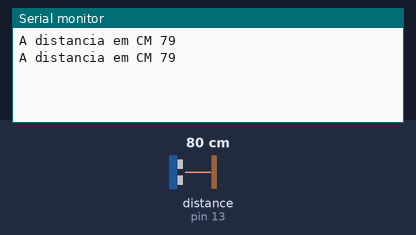
Bench run of a sketch on a simulated Arduino Uno, built with avr-gcc and run on an emulated ATmega328P. Parts: the last lines printed to the serial monitor. Wiring (inferred from the names in the program): ultrasonic range finder: trigger pin 12; echo pin 13. Inputs (shaded band) come from the test bench; at power-on: distance to the obstacle (sensor on pin 13) 80 cm. The echo pulse lasts 58.3 µs per cm.

Above: at 1.8 s.
1.9 s: distance to the obstacle (sensor on pin 13) set to 2 cm
At 2.3 s:
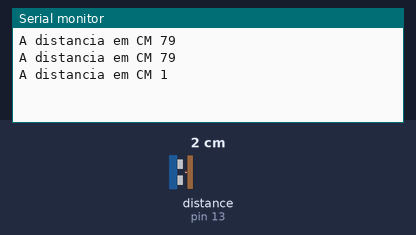
3.4 s: distance to the obstacle (sensor on pin 13) set to 4 cm
At 4.8 s:
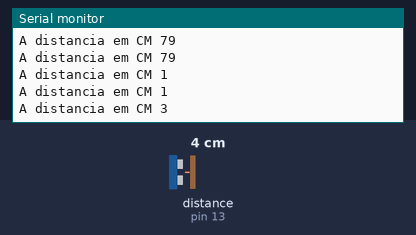
Timing chart, 0 to 6.4 s (numbered marks = the images above; inputs shaded):
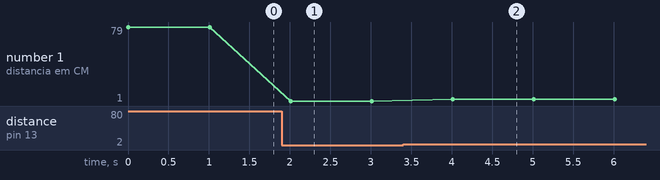

The sketch:

Sensor_Ultrassom_Basico.ino
```cpp
//Autor: Yuri Lima Empresa: AutoCore Robotica
//Blog: http://www.autocorerobotica.blog.br/
//Loja http://www.autocorerobotica.com/
//-------------------------------------------------
int echoPin= 13; //Pino 13 recebe o pulso do echo
int trigPin= 12; //Pino 12 envia o pulso para gerar o echo

long duracao, distancia;

void setup(){
Serial.begin(9600); //inicia a porta serial
pinMode(echoPin, INPUT); // define o pino 13 como entrada (recebe)
pinMode(trigPin, OUTPUT); // define o pino 12 como saida (envia)
}

void loop(){
	//seta o pino 12 com um pulso baixo "LOW" ou desligado ou ainda 0
	digitalWrite(trigPin, LOW);
	// delay de 2 microssegundos
	delayMicroseconds(2);
	//seta o pino 12 com pulso alto "HIGH" ou ligado ou ainda 1
	digitalWrite(trigPin, HIGH);
	//delay de 10 microssegundos
	delayMicroseconds(10);
	//seta o pino 12 com pulso baixo novamente
	digitalWrite(trigPin, LOW);
	duracao=pulseIn(echoPin, HIGH);
	distancia = duracao / 29.4 / 2;
	Serial.print("A distancia em CM ");
	Serial.println(distancia);
	if(distancia<=5){
		digitalWrite(3,1);
	}
	else digitalWrite(3,0);

	delay(1000);
}
```

Measured:
- after the input at 1.9 s, the serial monitor: prints a new line after 0.11 s (image 1)
- after the input at 3.4 s, the serial monitor: prints a new line after 0.61 s (image 2)
- plotted number 1: 79 → 1 after the input at 1.9 s, 1 → 3 after the input at 3.4 s
